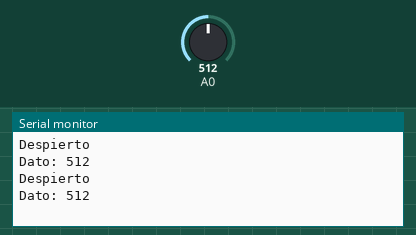
This sketch was run on a simulated Arduino Uno, built with avr-gcc and run on an emulated ATmega328P. Shown: the last lines printed to the serial monitor. The test bench sets the inputs (shaded band); at power-on: A0 = 512.

Above: at 4.8 s.
4.9 s: A0 set to 716
At 6.5 s:
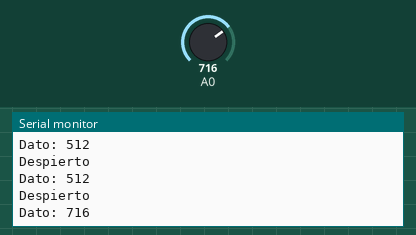
7.9 s: A0 set to 900
At 9.2 s:
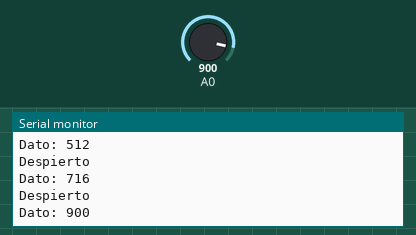
Timing chart, 0 to 10.9 s (numbered marks = the images above; inputs shaded):
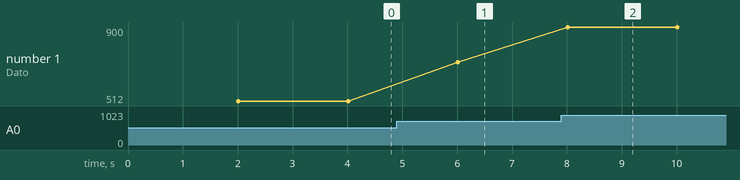

Measured:
- after the input at 4.9 s, the serial monitor: prints a new line after 1.1 s (image 1)
- after the input at 7.9 s, the serial monitor: prints a new line after 0.11 s (image 2)
- plotted number 1: 512 → 716 after the input at 4.9 s, 716 → 900 after the input at 7.9 s

The sketch:

Deber_N8_WDyModoSleep.ino
```cpp
#include <avr/power.h>
#include <avr/sleep.h>
#include <MsTimer2.h>
#include<avr/wdt.h>

/*                            Universidad Tecnica del Norte
 *                             FICA - CIERCOM
 *                             Alejandro Ortega
 *                            Realizar un sistema que permita en intervalos de tiempo (puede ser cada 2 segundos )establecidos,
 *                            dormir al sistema y levantarse para lecturas de un conversor análogo digital.
 *                            Toma la lectura, la envía por comunicación serial y se vuelve a dormir.
*/


int i;
int j=0;
int tiempo=2; //En segundos

void setup() {
  Serial.begin(9600);
  MsTimer2::set(1000,contador);
  MsTimer2::start();
}

void loop() {
}

void contador(){
  j++;
  if(j==1){
  power_adc_disable();
  power_usart0_disable();
  }
  if(j==tiempo){
    power_adc_enable();
    power_usart0_enable();
    Serial.println("Despierto");
    Serial.print("Dato: ");
    Serial.println(analogRead(0));
    Serial.println("");
    j=0;
    }
  }
```
